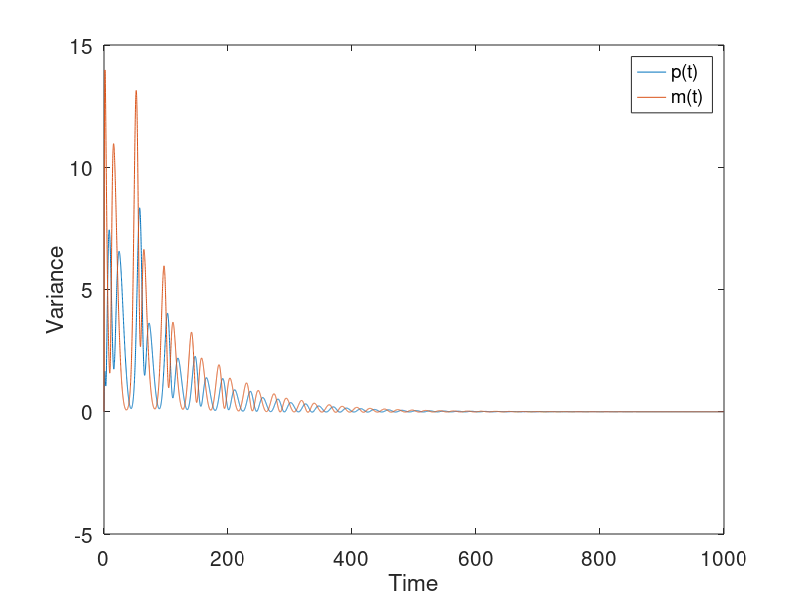

This figure's MATLAB source:
%% EKF system

final_time = 1000;
tstep = 0.1;
Nx = 10;
Ny = 1;
N_sim = final_time/tstep +1;

t = 0:tstep:final_time;
%initialise all vectors as a function of NaN
%Vectors of states and outputs:
x = zeros(Nx,N_sim); % X S P
y = zeros(Ny,N_sim);
xp = zeros(Nx,N_sim);
%Noises:
w = NaN(Nx,Nx,N_sim); %Process noise
v = NaN(Ny,Ny,N_sim); %Measurement noise


%Initialise parameters:

axi1 = [-sqrt(3) -sqrt(3) -sqrt(3) 0 0 0 sqrt(3) sqrt(3) sqrt(3)]; 
axi2 = [-sqrt(3) 0 sqrt(3) -sqrt(3) 0 sqrt(3) -sqrt(3) 0 sqrt(3)];

Tm = 12;
Tp = 2.8;
a = .225;
m = 33;
b = 0.23;
c = 0.23;
p0 = 10;
vartotal1 = [];
vartotal2 = [];

%for i = 1:1:9
tau1 = .28*axi1(5) + (2.8); %Tp
tau2 = 1.2*axi2(5) + (12); %Tm



S = zeros(Ny,Ny,N_sim);
invS = zeros(Ny,Ny,N_sim);
K = zeros(Nx,Ny,N_sim);
P = zeros(Nx,Nx,N_sim);
Pp = zeros(Nx,Nx,N_sim);
ytilde = zeros(Ny,N_sim);
mu = zeros(1,N_sim);

% initialise the whole thing with time step = 1;
%p(t) is first, then m(t), then p(t) time delay, then m(t) time delay
x(1:10,1) = [10 1 0 0 0 0 0 0 0 0]';
dFdx(:,:,1) = zeros(10,10);
dHdx(:,:,1) = [1 1 0 0 0 0 0 0 0 0]';
xp(1:10,1) = x(:,1);
z(:,1) = xp(1,1);

%% Inputs:

for k = 2:N_sim %either this or from 1:N_sim-1 taking into consideration the first iteration \
    %replace k with m, do jacobian with tstep
%just xp(1,k)
    
    xp(1,k) = xp(1,k-1) + (a*x(10,k-1) - b*x(1,k-1))*tstep; %p(t)
    xp(2,k) = xp(2,k-1) + tstep*((m/(1 + ((x(6,k-1))^2)/(p0^2))) - c*x(2,k-1)); %m(t)
    xp(3,k) = xp(3,k-1) + tstep*((4/tau2)*(x(1,k-1) - x(3,k-1))); %p(t) time delay
    xp(4,k) = xp(4,k-1) + tstep*((4/tau2)*(x(3,k-1) - x(4,k-1)));
    xp(5,k) = xp(5,k-1) + tstep*((4/tau2)*(x(4,k-1) - x(5,k-1)));
    xp(6,k) = xp(6,k-1) + tstep*((4/tau2)*(x(5,k-1) - x(6,k-1)));
    xp(7,k) = xp(7,k-1) + tstep*((4/tau1)*(x(2,k-1) - x(7,k-1))); %m(t) time delay
    xp(8,k) = xp(8,k-1) + tstep*((4/tau1)*(x(7,k-1) - x(8,k-1)));
    xp(9,k) = xp(9,k-1) + tstep*((4/tau1)*(x(8,k-1) - x(9,k-1)));
    xp(10,k) = xp(10,k-1) + tstep*((4/tau1)*(x(9,k-1) - x(10,k-1)));
    

    
    % Jacobian analytical expressions: - there needs to be an extra dimension
    % because of the uncertain parameter:
    
% Use delay equations for time delay term to get 10x10 matrix
    dFdx(:,:,k) = [[-b,0,0,0,0,0,0,0,0,a];
        [0,-c,0,0,0,-2*m*(p0^2)*x(6,k-1)/((p0^2 + (x(6,k-1))^2)^2),0,0,0,0]; 
        [4/tau2,0,-4/tau2,0,0,0,0,0,0,0]; [0,0,4/tau2,-4/tau2,0,0,0,0,0,0];
        [0,0,0,4/tau2,-4/tau2,0,0,0,0,0]; [0,0,0,0,4/tau2,-4/tau2,0,0,0,0];
        [0,4/tau1,0,0,0,0,-4/tau1,0,0,0]; [0,0,0,0,0,0,4/tau1,-4/tau1,0,0];
        [0,0,0,0,0,0,0,4/tau1,-4/tau1,0]; [0,0,0,0,0,0,0,0,4/tau1,-4/tau1]];
    dHdx(:,:,k) = [1 1 0 0 0 0 0 0 0 0];
    Q = zeros(Nx); 
    Q(1,1) = (sqrt(abs(a*x(10,k-1))) - sqrt(abs(b*x(1,k-1))))^2;
    %Q(1,1) = abs(a*x(10,k-1) - (b*x(1,k-1))); %these two are the real 1s
    Q(2,2) = (sqrt((m/(1 + ((x(6,k-1))^2)/(p0^2)))) - sqrt(abs(c*x(2,k-1))))^2; %multiply by noise coeff
    %Q(2,2) = abs((m/(1 + ((x(6,k-1))^2)/(p0^2))) - c*x(2,k-1));
%     for j = 1:1:2 %Figure 5
%         Q(j,j) = tstep*(.005)*xp(j,k-1);
%     end
%     Q(1,1) = .01;
%     Q(2,2) = .01;
    R = 0;
    %Pp(:,:,k) = dFdx(:,:,k)*P(:,:,k-1)*dFdx(:,:,k)' + tstep*Q;
    Pp(:,:,k) = Pp(:,:,k-1) + tstep*(dFdx(:,:,k)*P(:,:,k-1) + P(:,:,k-1)*dFdx(:,:,k)' + Q);
    
    %Measurement residual:
    z(:,k) = [xp(1,k)];
    %Update the state estimate as well as the covariance estimate:
    x(:,k) = xp(:,k);
    P(:,:,k) = Pp(:,:,k);
    A(:,:,k) = (dFdx(:,:,k)*tstep + eye(Nx)); % [[-D(k-1) + mu(k),0,0,0];[-mu(k)/Yxs , D(k-1)*Sf/x(2,k-1) - D(k-1),0,0];[alpha*mu(k)+beta, 0 ,-D(k-1),0];[0, 0 , 0 , 1]];
   
    
 %plot(1,1) of Pp matrix for variance   
end
var1 = squeeze(Pp(1,1,:));
var2 = squeeze(Pp(2,2,:));
% vartotal1(i,:) = [var1]';
% vartotal2(i,:) = [var2]';
% end 
% 
% save('vartotal1','vartotal1')
% save('vartotal2','vartotal2')


figure
% subplot(1,2,1),
% plot(t,xp(1,:)); hold on; plot(t,xp(2,:));
% xlabel('Time'), ylabel('Expected Value');
% title(['Expected Value for Tm = ',num2str(tau2,3), ' and Tp = ',num2str(tau1,3)])
% legend('p(t)','m(t)')
% 
% subplot(1,2,2),
plot(t,var1); hold on; plot(t,var2);
xlabel('Time'), ylabel('Variance');
legend('p(t)','m(t)')
set(gca,'fontsize',15)



